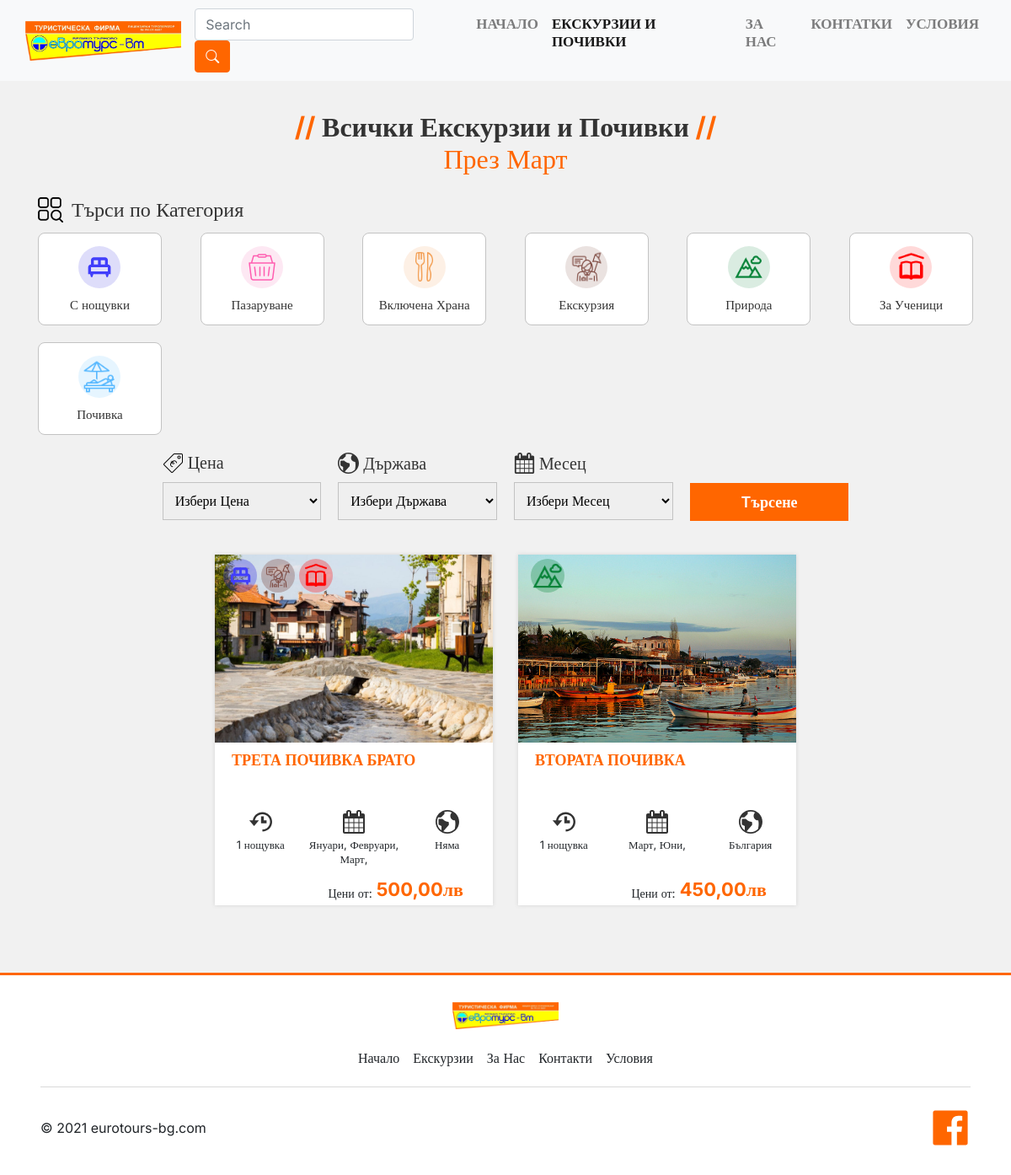
The app's page /trips/3 with its own data.
### trips/models.py (models this page shows, shortened)
class Month(models.Model):
    name = models.CharField(max_length=20)
    def __str__(self):
        return self.name

class Trip(models.Model):
    top_offer = models.BooleanField(default=False)
    name = models.CharField(max_length=200)
    main_image = models.ImageField(upload_to='main_images/')
    category = models.ManyToManyField(Category, blank=True)
    price = models.DecimalField(decimal_places=2, max_digits=5)
    duration = models.CharField(max_length=50, default="1 нощувка")
    country = models.CharField(max_length=50)
    months = models.ManyToManyField(Month)
    text = tinymce_models.HTMLField()

### trips/views.py (the view)
# urls.py: path('trips/<int:month_id>', views.trip_month, name='trip_month')
def trip_month(request, month_id):
    month = Month.objects.get(id=month_id)
    all_trips = Trip.objects.filter(months=month)
    context = {'all_trips': all_trips, 'month': month}
    return render(request, '../templates/trips.html', context)

### templates/trips.html (shortened to what this page needs)
{% load static %}
{% load filters %}
<!DOCTYPE html>
<html lang="en">
   <head>
      <link rel="stylesheet" href="https://cdn.jsdelivr.net/npm/bootstrap@4.0.0/dist/css/bootstrap.min.css">
      <link rel="stylesheet" href="https://cdn.jsdelivr.net/npm/bootstrap-icons@1.8.3/font/bootstrap-icons.css">
      <link rel="stylesheet" type="text/css" href="{% static 'style.css' %}">
      <link rel="stylesheet" type="text/css" href="{% static 'trips.css' %}">
   </head>
   <body>
      <div>
         <link href="./trips.css" rel="stylesheet" />
         <nav class="navbar navbar-expand-lg navbar-light bg-light navbar-custom" style="padding: 10px 30px">
            <a class="navbar-brand" href="#"><img src="public/playground_assets/logo-1500h.png" alt="Евротурс Лого" style="height: 47px"></a>
            <div class="collapse navbar-collapse" id="navbarNavAltMarkup" style="font-size: 17px; font-weight: 600; font-family: Inter,serif;">
               <div class="navbar-nav ml-auto">
                  <form class="form-inline" method="POST" action="{% url 'search' %}">
                     <input class="form-control mr-sm-2" type="search" placeholder="Search" aria-label="Search" name="search">
                     <button class="btn btn-outline-success my-2 my-sm-0 custom-btn" type="submit"><i class="bi bi-search"></i></button>
                  </form>
                  <a class="nav-item nav-link" href="{% url 'index' %}">НАЧАЛО <span class="sr-only">(current)</span></a>
                  <a class="nav-item nav-link active" href="{% url 'trips' %}">ЕКСКУРЗИИ И ПОЧИВКИ</a>
                  <a class="nav-item nav-link" href="{% url 'about' %}">ЗА НАС</a>
                  <a class="nav-item nav-link" href="{% url 'contact' %}">КОНТАТКИ</a>
                  <a class="nav-item nav-link" href="{% url 'conditions' %}">УСЛОВИЯ</a>
               </div>
            </div>
         </nav>
         <div class="trips-container">
            <span class="trips-text">
            <span class="trips-text001">//</span>
            <span class="trips-text003">Всички Екскурзии и Почивки</span>
            <span class="trips-text005">//</span>
                {% if month %}<h2>През {{ month }}</h2>{% endif %}
            </span>
            <div class="trips-container002">
               <img
                  alt="image"
                  src="{% static 'images/categ-200w.png' %}"
                  class="trips-image02"
                  />
               <span class="trips-text006">Търси по Категория</span>
            </div>
            <div class="trips-container003">
               <div class="trips-container004">
                  <div class="trips-container005">
                     <svg viewBox="0 0 1024 1024" class="trips-icon010">
                        <path
                           d="M256 512v128h512v-128h-512zM342 298v128h128v-128h-128zM682 426v-128h-128v128h128zM854 512v214h-58l-28 84h-42l-28-84h-370l-30 84h-42l-28-84h-58v-214q0-34 26-60t60-26v-128q0-34 26-59t60-25h340q34 0 60 25t26 59v128q34 0 60 26t26 60z"
                           ></path>
                     </svg>
                  </div>
                  <span class="trips-text007">
                  <span>С нощувки</span>
                  <br />
                  </span>
               </div>
               <div class="trips-container006">
                  <div class="trips-container007">
                     <img
                        alt="image"
                        src="{% static 'images/icons8-basket-64-200h.png' %}"
                        class="trips-image03"
                        />
                  </div>
                  <span class="trips-text010">Пазаруване</span>
               </div>
               <div class="trips-container008">
                  <div class="trips-container009">
                     <img
                        alt="image"
                        src="{% static 'images/icons8-restaurant-100-200h.png' %}"
                        class="trips-image04"
                        />
                  </div>
                  <span class="trips-text011">Включена Храна</span>
               </div>
               <div class="trips-container010">
                  <div class="trips-container011">
                     <img
                        alt="image"
                        src="{% static 'images/icons8-guide-100.png' %}"
                        class="trips-image05"
                        />
                  </div>
                  <span class="trips-text012">Екскурзия</span>
               </div>
               <div class="trips-container012">
                  <div class="trips-container013">
                     <img
                        alt="image"
                        src="{% static 'images/icons8-ski-resort-96-200h.png' %}"
                        class="trips-image06"
                        />
                  </div>
                  <span class="trips-text013">
                  <span>Природа</span>
                  <br />
                  </span>
               </div>
               <div class="trips-container014">
                  <div class="trips-container015">
                     <img
                        alt="image"
                        src="{% static 'images/icons8-school-90-200h.png' %}"
                        class="trips-image07"
                        />
                  </div>
                  <span class="trips-text016"><span>За Ученици</span></span>
               </div>
               <div class="trips-container016">
                  <div class="trips-container017">
                     <img
                        alt="image"
                        src="{% static 'images/icons8-holiday-100.png' %}"
                        class="trips-image08"
                        />
                  </div>
                  <span class="trips-text018">Почивка</span>
               </div>
            </div>
                <form class="trips-container018" method="POST" action="{% url 'search' %}">
               <div class="trips-container019">
                  <div class="trips-container020">
                     <img
                        alt="image"
                        src="{% static 'images/icons8-price-100-200h.png' %}"
                        class="trips-image09"
                        />
                     <span class="trips-text019">Цена</span>
                  </div>
                  <select class="trips-select">
                     <option value="Option 1" selected>Избери Цена</option>
                  </select>
               </div>
               <div class="trips-container021">
                  <div class="trips-container022">
                     <span class="trips-text020">Държава</span>
                  </div>
                  <select class="trips-select1">
                     <option value="Option 1">Избери Държава</option>
                  </select>
               </div>
               <div class="trips-container023">
                  <div class="trips-container024">
                     <span class="trips-text021">Месец</span>
                  </div>
                  <select class="trips-select2" name="month">
                     <option value="">Избери Месец</option>
                  </select>
               </div>
               <div class="trips-container027">
                  <div class="trips-container028"></div>
                  <button class="trips-button button" type="submit" name="month">Tърсене</button>
               </div>
                </form>
            <div class="trips-container029" style="padding: 10px">
            {% if all_trips %}
               {% for trip in all_trips %}
               <a class=".reset-a" href="trip-detail.html">
                  <div class="home-container05">
                     <div class="home-container06">
                        {% if 1|category_in:trip.category.all %}
                        <div title="С Нощувка"  class="home-container07">
                           <svg viewBox="0 0 1024 1024" class="home-icon10">
                              <path
                                 d="M256 512v128h512v-128h-512zM342 298v128h128v-128h-128zM682 426v-128h-128v128h128zM854 512v214h-58l-28 84h-42l-28-84h-370l-30 84h-42l-28-84h-58v-214q0-34 26-60t60-26v-128q0-34 26-59t60-25h340q34 0 60 25t26 59v128q34 0 60 26t26 60z"
                                 ></path>
                           </svg>
                        </div>
                        {% endif %}
                        {% if 4|category_in:trip.category.all %}
                        <div title="Екскурзия" class="home-container09">
                           <img alt="image" src="{% static 'images/icons8-guide-100.png' %}" class="home-image04"/>
                        </div>
                        {% endif %}
                        {% if 5|category_in:trip.category.all %}
                        <div title="За Ученици" class="school" style="width: 40px; height: 40px; display: flex; align-items: center;
                           margin-left: 5px; border-radius: var(--dl-radius-radius-round); flex-direction: column;
                           justify-content: center; background-color: rgba(255, 0, 0, 0.3);">
                           <img alt="image" src="{% static 'images/icons8-school-90-200h.png' %}" class="home-image03"/>
                        </div>
                        {% endif %}
                        {% if 7|category_in:trip.category.all %}
                        <div title="Природа" class="nature" style="width: 40px; height: 40px; display: flex; align-items: center;
                           margin-left: 5px; border-radius: var(--dl-radius-radius-round); flex-direction: column;
                           justify-content: center; background-color: rgba(8, 131, 56, 0.3);">
                           <img alt="image" src="{% static 'images/icons8-ski-resort-96-200h.png' %}" class="home-image04"/>
                        </div>
                        {% endif %}
                     </div>
                     <img alt="image" src="{{ trip.main_image.url }}" class="home-image05"/>
                     <div class="home-container10">
                        <span class="home-text07">
                        <span>
                        {{ trip.name | upper }}
                        </span>
                        </span>
                     </div>
                     <div class="home-container11">
                        <div class="home-container12">
                           <span class="home-text09">{{ trip.duration }}</span>
                        </div>
                        <div class="home-container13">
                           <span class="home-text10">
                           {% for month in trip.months.all %}
                           {{ month }},
                           {% endfor %}
                           </span>
                        </div>
                        <div class="home-container14">
                           <span class="home-text11"><span>{{ trip.country }}</span></span>
                        </div>
                     </div>
                     <div class="home-container15">
                        <span class="home-text13">Цени от:</span>
                        <span class="home-text14">{{ trip.price }}лв</span>
                     </div>
                  </div>
               </a>
               {% endfor %}
                {% else %}
                <h3 style="color: #333">Няма Намерени Екскурзии и Почивки...</h3>
            {% endif %}
            </div>
            <footer class="trips-footer">
               <div class="trips-container140">
                  <img
                     alt="logo"
                     src="public/playground_assets/logo-1500h.png"
                     class="trips-image40"
                     />
                  <nav class="trips-nav2">
                     <a href="index.html" class="trips-navlink">Начало</a>
                     <a href="trips.html" class="trips-navlink1">Екскурзии</a>
                     <a href="about.html" class="trips-navlink2">За Нас</a>
                     <a href="contact.html" class="trips-navlink3">Контакти</a>
                     <a href="usloviq.html" class="trips-navlink4">Условия</a>
                  </nav>
               </div>
               <div class="trips-separator"></div>
               <div class="trips-container141">
                  <span class="trips-text103">© 2021 eurotours-bg.com</span>
                  <div class="trips-icon-group1">
                  </div>
               </div>
            </footer>
         </div>
      </div>
   </body>
</html>

### records on screen
Month: name "Март"
Trip: main_image (picture), name "ТРЕТА ПОЧИВКА БРАТО", duration "1 нощувка", country "Няма", price "500,00"
Month: name "Януари"
Month: name "Февруари"
Trip: main_image (picture), name "ВТОРАТА ПОЧИВКА", duration "1 нощувка", country "България", price "450,00"
Month: name "Юни"
